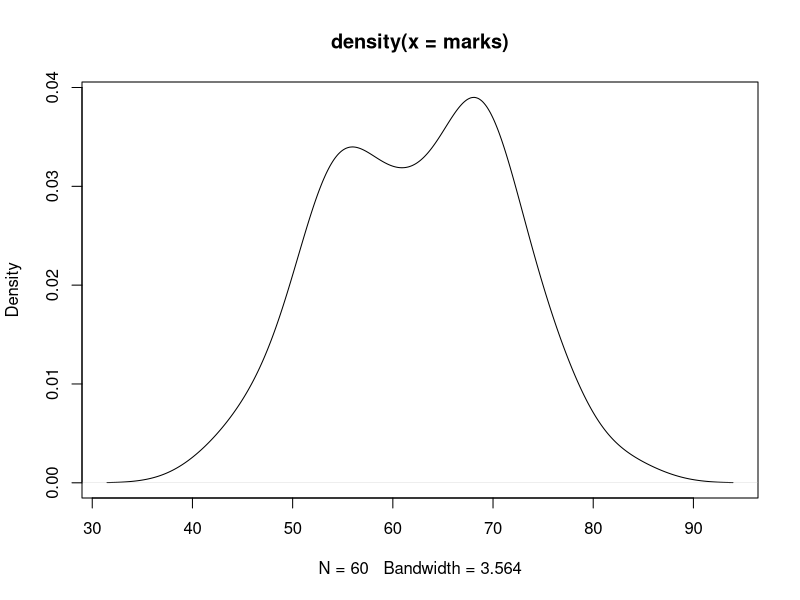

Recreate this plot in R. (Note: this script raises an error after producing the figure.)
# Data structures - Vectors used for one single row or single column#
#to run the code select the code that is required to be run#
x=c(1,5,7,8,4) 
x2 <- c(1,2,3,4,5)
x[5]
x2
x4=c('m','f','m','f','m','f','m','f','m','f','m','f','m','f')

x5= 1:100 # 1:100 pushes numbers from 1-100 to x5#

(x6=seq(100,1,by=-1)) #Print directly without declaring the variable

?seq #seq defaults assigns 1 to from#

(seq(0, 1, length.out = 3))
marks <- rnorm(60,mean=60,sd=10)
marks
plot(density(marks))
print(median(x2))
?class
class(v1)
class(v2)
v2=c('a')
v1=c('a','b','c')
v1[v1 %in% v2]
